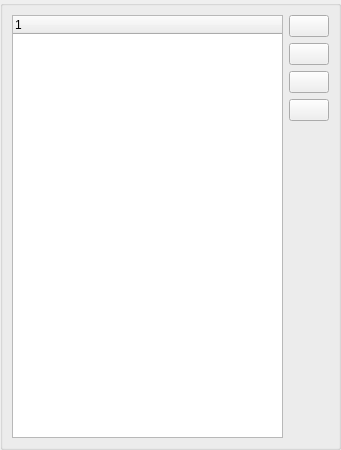
<?xml version="1.0" encoding="UTF-8"?>
<ui version="4.0">
 <class>MeasureGUI_1TreeWidget_4Button_QTD</class>
 <widget class="QWidget" name="MeasureGUI_1TreeWidget_4Button_QTD">
  <property name="geometry">
   <rect>
    <x>0</x>
    <y>0</y>
    <width>341</width>
    <height>450</height>
   </rect>
  </property>
  <property name="sizePolicy">
   <sizepolicy hsizetype="Preferred" vsizetype="Expanding">
    <horstretch>0</horstretch>
    <verstretch>0</verstretch>
   </sizepolicy>
  </property>
  <property name="windowTitle">
   <string/>
  </property>
  <layout class="QGridLayout">
   <property name="margin">
    <number>0</number>
   </property>
   <property name="spacing">
    <number>6</number>
   </property>
   <item row="0" column="0">
    <widget class="QGroupBox" name="GroupBox">
     <layout class="QGridLayout">
      <property name="margin">
       <number>9</number>
      </property>
      <property name="spacing">
       <number>6</number>
      </property>
      <item row="0" column="0">
       <layout class="QHBoxLayout" name="horizontalLayout">
        <item>
         <widget class="QTreeWidget" name="TreeWidget">
          <column>
           <property name="text">
            <string/>
           </property>
          </column>
         </widget>
        </item>
        <item>
         <layout class="QVBoxLayout" name="verticalLayout">
          <item>
           <widget class="QPushButton" name="PushButton1">
            <property name="text">
             <string/>
            </property>
           </widget>
          </item>
          <item>
           <widget class="QPushButton" name="PushButton2">
            <property name="text">
             <string/>
            </property>
           </widget>
          </item>
          <item>
           <widget class="QPushButton" name="PushButton3">
            <property name="text">
             <string/>
            </property>
           </widget>
          </item>
          <item>
           <widget class="QPushButton" name="PushButton4">
            <property name="text">
             <string/>
            </property>
           </widget>
          </item>
          <item>
           <spacer name="verticalSpacer">
            <property name="orientation">
             <enum>Qt::Vertical</enum>
            </property>
            <property name="sizeHint" stdset="0">
             <size>
              <width>20</width>
              <height>40</height>
             </size>
            </property>
           </spacer>
          </item>
         </layout>
        </item>
       </layout>
      </item>
     </layout>
    </widget>
   </item>
  </layout>
 </widget>
 <layoutdefault spacing="6" margin="11"/>
 <pixmapfunction>qPixmapFromMimeSource</pixmapfunction>
 <resources/>
 <connections/>
</ui>
